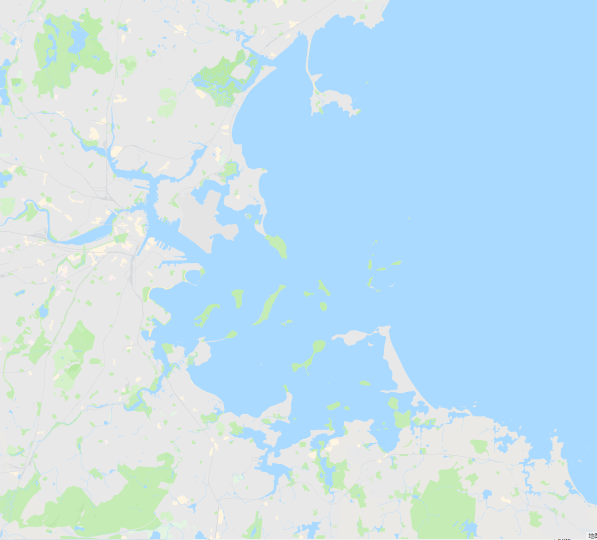
%> input picture Boston_shore.png, 1194 x 1079 px (shown at 1/2 size)
$ octave QT_test.m   (GNU Octave 9; MATLAB toolbox functions it lacks are replaced by stand-ins)
%> lines starting %> are read from the running program, lines starting %| are printed output that depends on the picture; in (x1, y1, x2, y2) boxes, pixels count from 0 and x2, y2 are one past the last pixel; in counts of white or black regions, pixels touching at a corner belong together; the program's own positions count from 1
I = imread('Boston_shore.png');
%> I is the input picture: size 1079x1194x3 uint8; mean R, G, B 197.4, 225.3, 239

I = rgb2gray(I);
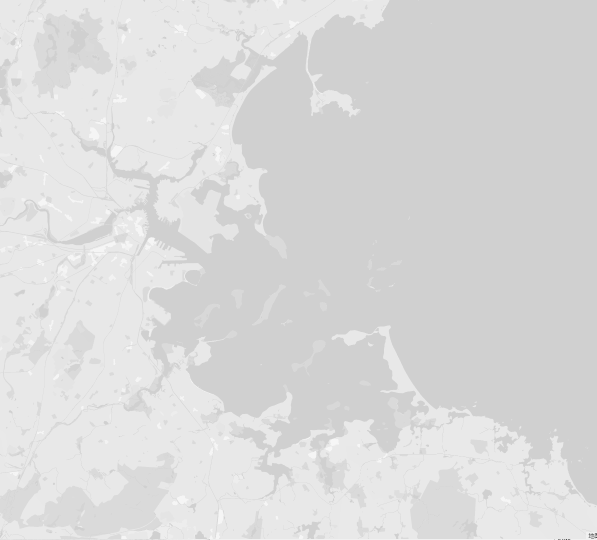
%> I: size 1079x1194 uint8 (shown at 1/2 size); min 27, max 246, mean 218.6
I = I(1:1024,1:1024);
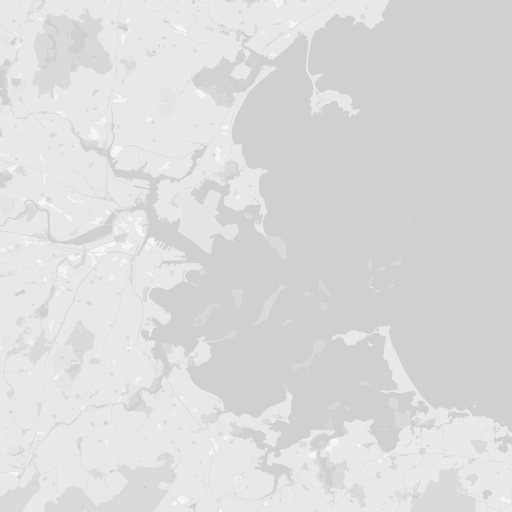
%> I: size 1024x1024 uint8 (shown at 1/2 size); min 208, max 246, mean 219.5
S = qtdecomp(I,0.015);
blocks = repmat(uint8(0),size(S));

for dim = [1024 512 256 128 64 32 16 8 4 2 1];
  numblocks = length(find(S==dim));
  if (numblocks > 0)
    values = repmat(uint8(1),[dim dim numblocks]);
    values(2:dim,2:dim,:) = 0;
    blocks = qtsetblk(blocks,S,dim,values);
  end
end
%> this loop made 11 passes
%> numblocks on passes 1 to 11: 0, 0, 0, 9, 23, 102, 666, 3029, 8994, 25086, 93864
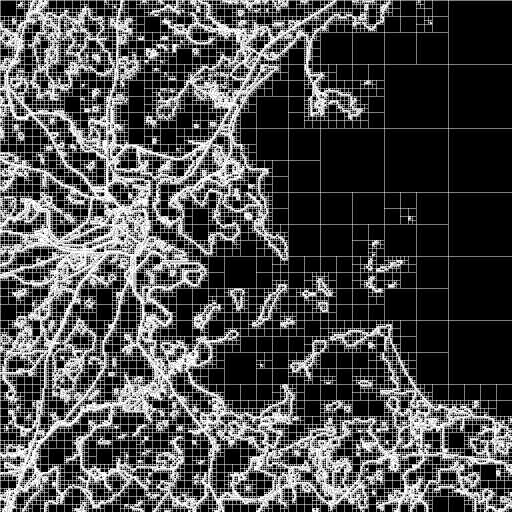
%> blocks: size 1024x1024 uint8 (shown at 1/2 size); values 0 (black) and 1 (white), 29.5% white; 1 white region, box (x1, y1, x2, y2) and area: (0, 0, 1024, 1024) 309803

blocks(end,1:end) = 1;
blocks(1:end,end) = 1;
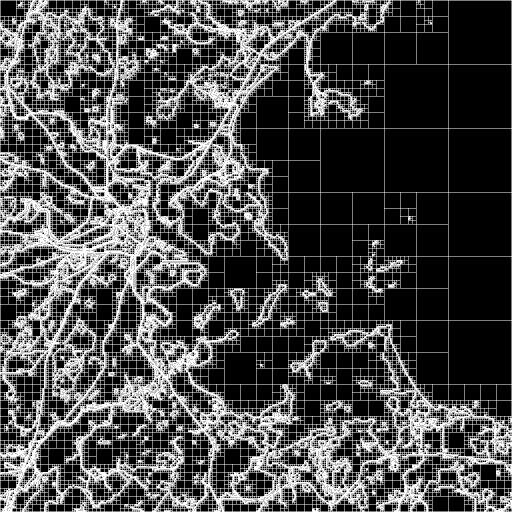
%> blocks: size 1024x1024 uint8 (shown at 1/2 size); values 0 (black) and 1 (white), 29.7% white; 1 white region, box (x1, y1, x2, y2) and area: (0, 0, 1024, 1024) 311535

figure(1)
imshow(I)

figure(2)
imshow(blocks,[])
